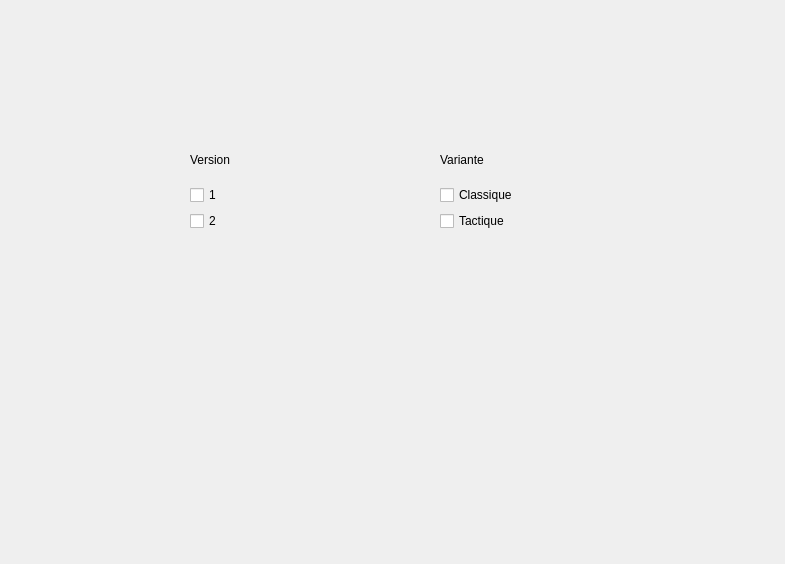
<?xml version="1.0" encoding="UTF-8"?>
<ui version="4.0">
 <class>choseGame</class>
 <widget class="QWidget" name="choseGame">
  <property name="geometry">
   <rect>
    <x>0</x>
    <y>0</y>
    <width>785</width>
    <height>564</height>
   </rect>
  </property>
  <property name="windowTitle">
   <string>Form</string>
  </property>
  <widget class="QWidget" name="verticalLayoutWidget">
   <property name="geometry">
    <rect>
     <x>190</x>
     <y>140</y>
     <width>141</width>
     <height>91</height>
    </rect>
   </property>
   <layout class="QVBoxLayout" name="verticalLayout">
    <item>
     <widget class="QLabel" name="label">
      <property name="text">
       <string>Version</string>
      </property>
     </widget>
    </item>
    <item>
     <widget class="QCheckBox" name="checkBox_2">
      <property name="text">
       <string>1</string>
      </property>
     </widget>
    </item>
    <item>
     <widget class="QCheckBox" name="checkBox">
      <property name="text">
       <string>2</string>
      </property>
     </widget>
    </item>
   </layout>
  </widget>
  <widget class="QWidget" name="verticalLayoutWidget_2">
   <property name="geometry">
    <rect>
     <x>440</x>
     <y>140</y>
     <width>141</width>
     <height>91</height>
    </rect>
   </property>
   <layout class="QVBoxLayout" name="verticalLayout_2">
    <item>
     <widget class="QLabel" name="label_2">
      <property name="text">
       <string>Variante</string>
      </property>
     </widget>
    </item>
    <item>
     <widget class="QCheckBox" name="checkBox_3">
      <property name="text">
       <string>Classique</string>
      </property>
     </widget>
    </item>
    <item>
     <widget class="QCheckBox" name="checkBox_4">
      <property name="text">
       <string>Tactique</string>
      </property>
     </widget>
    </item>
   </layout>
  </widget>
 </widget>
 <resources/>
 <connections/>
</ui>
